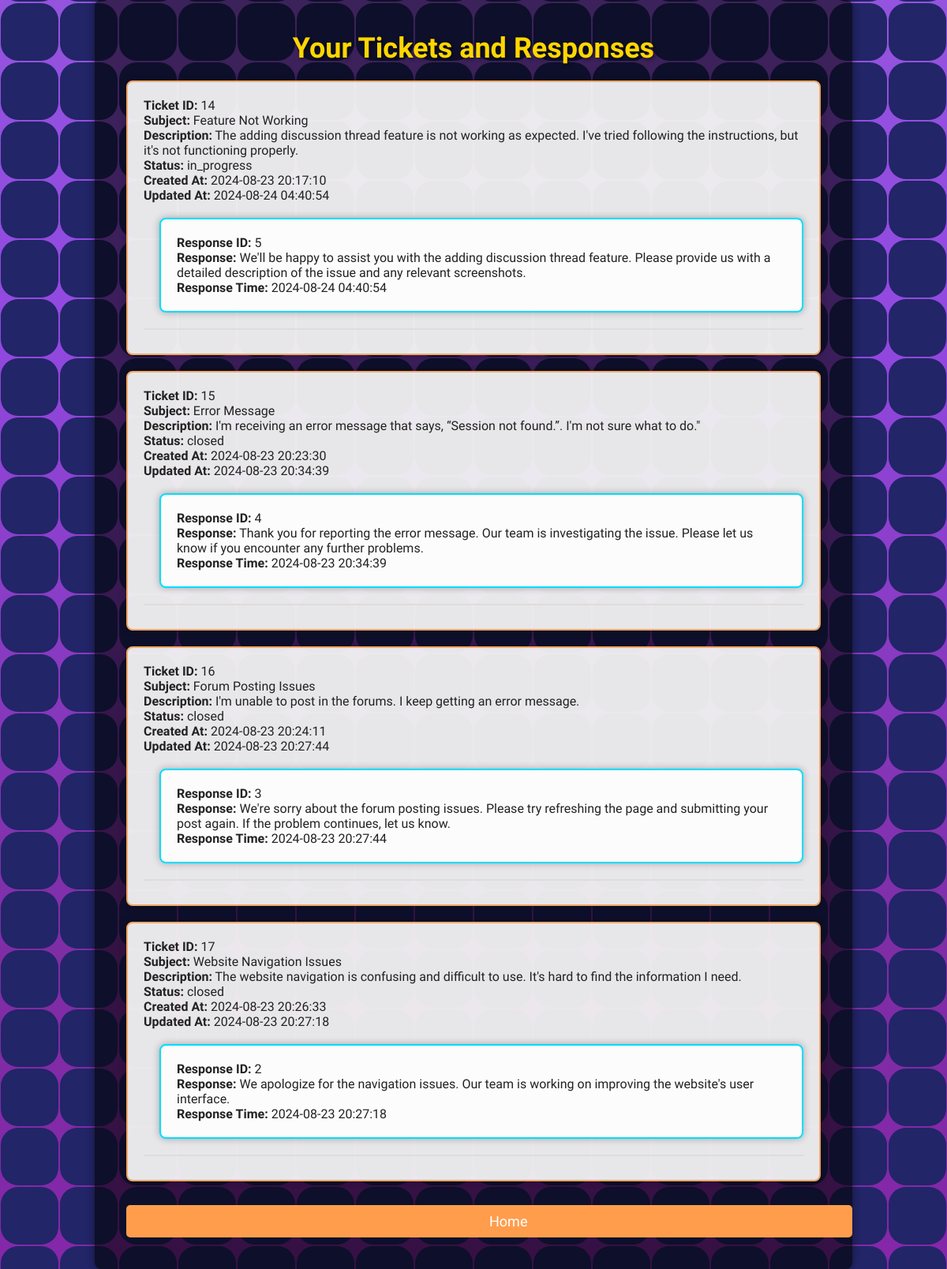
/view_my_tickets.php (signed in), run on the app's committed database.
### tables this page shows
CREATE TABLE IF NOT EXISTS `tickets` (
  `ticket_id` int NOT NULL AUTO_INCREMENT,
  `subject` text NOT NULL,
  `description` text NOT NULL,
  `status` enum('open','in_progress','closed','') NOT NULL,
  `created_at` timestamp NOT NULL,
  `updated_at` timestamp NOT NULL,
  `user_id` int NOT NULL,
  PRIMARY KEY (`ticket_id`),
  KEY `user_id` (`user_id`)
);

CREATE TABLE IF NOT EXISTS `ticket_responses` (
  `response_id` int NOT NULL AUTO_INCREMENT,
  `response_text` text NOT NULL,
  `created_at` timestamp NOT NULL,
  `ticket_id` int NOT NULL,
  `user_id` int NOT NULL,
  PRIMARY KEY (`response_id`),
  KEY `ticket_id` (`ticket_id`),
  KEY `user_id` (`user_id`)
);

### view_my_tickets.php (the view, shortened to what this page needs)
<?php
include("conn.php");
?>
<!DOCTYPE html>
<html lang="en">
<head>
</head>
<body>
    <div class="container">
        <?php
        if (isset($_SESSION['user_id'])) {
            $user_id = $_SESSION['user_id'];
            $ticket_sql = "SELECT * FROM tickets WHERE user_id = '$user_id'";
            $ticket_result = mysqli_query($con, $ticket_sql);
            if ($ticket_result) {
                if (mysqli_num_rows($ticket_result) > 0) {
                    echo "<h2>Your Tickets and Responses</h2>";
                    while ($ticket_row = mysqli_fetch_assoc($ticket_result)) {
                        echo "<div class='ticket'>";
                        echo "<strong>Ticket ID:</strong> " . $ticket_row['ticket_id'] . "<br>";
                        echo "<strong>Subject:</strong> " . $ticket_row['subject'] . "<br>";
                        echo "<strong>Description:</strong> " . $ticket_row['description'] . "<br>";
                        echo "<strong>Status:</strong> " . $ticket_row['status'] . "<br>";
                        echo "<strong>Created At:</strong> " . $ticket_row['created_at'] . "<br>";
                        echo "<strong>Updated At:</strong> " . $ticket_row['updated_at'] . "<br><br>";
                        $response_sql = "SELECT * FROM ticket_responses WHERE ticket_id = '" . $ticket_row['ticket_id'] . "'";
                        $response_result = mysqli_query($con, $response_sql);
                        if ($response_result && mysqli_num_rows($response_result) > 0) {
                            while ($response_row = mysqli_fetch_assoc($response_result)) {
                                echo "<div class='response'>";
                                echo "<strong>Response ID:</strong> " . $response_row['response_id'] . "<br>";
                                echo "<strong>Response:</strong> " . $response_row['response_text'] . "<br>";
                                echo "<strong>Response Time:</strong> " . $response_row['created_at'] . "<br>";
                                echo "</div>";
                                echo "<hr>";
                            }
                        } else {
                            echo "No responses for this ticket yet.<br><hr>";
                        }
                        echo "</div>";
                    }
                } else {
                    echo "<p>No tickets found.</p>";
                }
            } else {
                echo "<p>Error: " . mysqli_error($con) . "</p>";
            }
        } else {
            echo "<p>Please log in to view your tickets and responses.</p>";
        }
        ?>
        <a href="home.php" class="btn">Home</a>
    </div>
    <section>
        <?php for ($i = 0; $i < 300; $i++): ?>
            <span></span>
            <span></span>
            <span></span>
            <span></span>
            <span></span>
            <span></span>
            <span></span>
            <span></span>
            <span></span>
            <span></span>
        <?php endfor; ?>
    </section>
</body>
</html>

### view_my_tickets.php (style rules this page uses)
* { margin: 0; padding: 0; box-sizing: border-box; font-family: 'Bagel Fat One', sans-serif; cursor: url('../images/icons8-cursor-100.png'), auto; }
body { display: flex; justify-content: center; align-items: center; min-height: 100vh; background: #010326; color: #222; }
.container { position: relative; width: 80%; max-width: 1000px; padding: 40px; background-color: rgba(2, 2, 2, 0.6); border-radius: 8px; box-shadow: 0 0 10px rgba(0, 0, 0, 0.5); text-align: center; z-index: 1001; }
h2 { font-size: 36px; margin-bottom: 20px; color: gold; text-shadow: 2px 2px 4px rgba(0, 0, 0, 0.5); z-index: 1001; }
.ticket, .response { text-align: left; margin-bottom: 20px; padding: 20px; border-radius: 8px; background-color: rgba(255, 255, 255, 0.9); box-shadow: 0 0 10px rgba(0, 0, 0, 0.3); z-index: 1001; }
.ticket { border: 2px solid #F2A765; z-index: 1001; }
.response { border: 2px solid #00ddff; margin-left: 20px; z-index: 1001; }
hr { border: 1px solid #ddd; margin: 10px 0; z-index: 1001; }
.btn { display: block; width: 200px; padding: 10px 460px; margin: 30px auto 0; text-align: center; color: #fff; background-color: #ff9d4d; border: none; border-radius: 5px; font-size: 18px; cursor: pointer; text-decoration: none; z-index: 1001; }
section { position: fixed; width: 100vw; height: 500vh; display: flex; justify-content: center; align-items: center; gap: 2px; flex-wrap: wrap; overflow: hidden; }
section::before { content: ''; position: absolute; width: 100%; height: 100%; background: linear-gradient(#010326, #965edb, #9249e1, rgb(127, 45, 165), rgb(138, 33, 173), #010326); animation: animate 10s linear infinite; }

### data on the page
tickets: ticket_id "14", subject "Feature Not Working", description "The adding discussion thread feature is not working as expected. I've tried following the instructions, but it's not functioning properly.", status "in_progress", created_at "2024-08-23 20:17:10", updated_at "2024-08-24 04:40:54"
ticket_responses: response_id "5", response_text "We'll be happy to assist you with the adding discussion thread feature. Please provide us with a detailed description of the issue and any relevant screenshots.", created_at "2024-08-24 04:40:54"
tickets: ticket_id "15", subject "Error Message", description "I'm receiving an error message that says, “Session not found.”. I'm not sure what to do.\"", status "closed", created_at "2024-08-23 20:23:30", updated_at "2024-08-23 20:34:39"
ticket_responses: response_id "4", response_text "Thank you for reporting the error message. Our team is investigating the issue. Please let us know if you encounter any further problems.", created_at "2024-08-23 20:34:39"
tickets: ticket_id "16", subject "Forum Posting Issues", description "I'm unable to post in the forums. I keep getting an error message.", status "closed", created_at "2024-08-23 20:24:11", updated_at "2024-08-23 20:27:44"
ticket_responses: response_id "3", response_text "We're sorry about the forum posting issues. Please try refreshing the page and submitting your post again. If the problem continues, let us know.", created_at "2024-08-23 20:27:44"
tickets: ticket_id "17", subject "Website Navigation Issues", description "The website navigation is confusing and difficult to use. It's hard to find the information I need.", status "closed", created_at "2024-08-23 20:26:33", updated_at "2024-08-23 20:27:18"
ticket_responses: response_id "2", response_text "We apologize for the navigation issues. Our team is working on improving the website's user interface.", created_at "2024-08-23 20:27:18"
